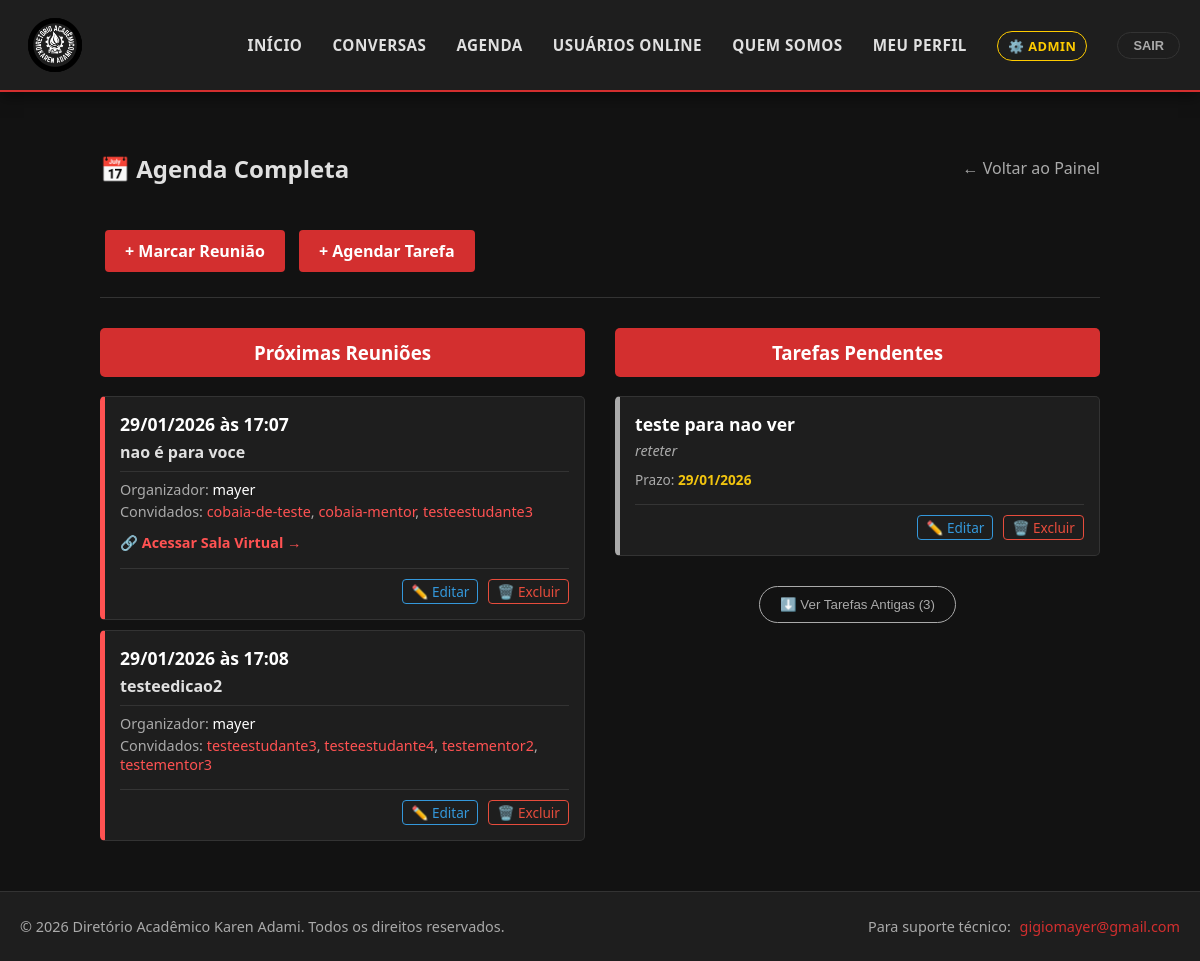
The page /calendario/ (signed in) on the database its author committed.
### core/models.py (models this page shows, shortened)
class Reuniao(models.Model):
    solicitante = models.ForeignKey(User, on_delete=models.CASCADE, related_name='reunioes_solicitadas')
    convidados = models.ManyToManyField(User, related_name='reunioes_convidadas')
    titulo = models.CharField(max_length=200)
    data_inicio = models.DateTimeField()
    link_externo = models.URLField(blank=True, null=True)

class Tarefa(models.Model):
    usuario = models.ForeignKey(User, on_delete=models.CASCADE)
    titulo = models.CharField(max_length=200)
    informacoes = models.TextField(blank=True, null=True)
    data_prazo = models.DateField()
    concluida = models.BooleanField(default=False)
    criador = models.ForeignKey(User, on_delete=models.CASCADE, related_name='tarefas')

### core/views.py (the view)
# urls.py: path('calendario/', views.calendario, name='calendario'),
@login_required
def calendario(request):
    agora = timezone.now()
    hoje = agora.date()
    reunioes = Reuniao.objects.filter(
        Q(solicitante=request.user) | Q(convidados=request.user),
        data_inicio__gte=agora
    ).distinct().order_by('data_inicio')
    todas_minhas_tarefas = Tarefa.objects.filter(
        Q(usuario=request.user) | Q(criador=request.user)
    ).distinct()
    tarefas = todas_minhas_tarefas.filter(data_prazo__gte=hoje).order_by('data_prazo')
    tarefas_antigas = todas_minhas_tarefas.filter(data_prazo__lt=hoje).order_by('-data_prazo')
    context = {
        'reunioes': reunioes,
        'tarefas': tarefas,
        'tarefas_antigas': tarefas_antigas,
    }
    return render(request, 'calendario.html', context)

### templates/calendario.html (shortened to what this page needs)
{% extends 'base.html' %}
{% block content %}
<div style="max-width: 1000px; margin: 0 auto; text-align: left;">
    <div style="display: flex; justify-content: space-between; align-items: center; margin-bottom: 20px;">
        <h2>📅 Agenda Completa</h2>
        <a href="{% url 'dashboard' %}" style="color: var(--text-muted);">← Voltar ao Painel</a>
    </div>
    <div style="margin-bottom: 30px; padding-bottom: 20px; border-bottom: 1px solid var(--border);">
        {% if user.perfil.tipo == 'Mentor' or user.is_superuser %}
            <a href="{% url 'nova_reuniao' %}" class="btn">+ Marcar Reunião</a>
        {% else %}
            <a href="#" onclick="avisoApenasMentores(event)" class="btn btn-bloqueado">+ Marcar Reunião</a>
        {% endif %}
        <a href="{% url 'nova_tarefa' %}" class="btn">+ Agendar Tarefa</a>
    </div>
    <div style="display: grid; grid-template-columns: 1fr 1fr; gap: 30px;">
        <div>
            <h3 style="background: var(--primary); color: white; padding: 12px; border-radius: 5px; margin-top: 0; text-align: center;">
                Próximas Reuniões
            </h3>
            {% for r in reunioes %}
                <div style="background: var(--card-bg); border: 1px solid var(--border); padding: 15px; margin-bottom: 10px; border-radius: 5px; border-left: 5px solid var(--accent); position: relative;">
                    <strong style="color: white; font-size: 1.1em;">{{ r.data_inicio|date:"d/m/Y" }} às {{ r.data_inicio|date:"H:i" }}</strong>
                    <p style="margin: 5px 0; color: var(--text-main); font-weight: bold;">{{ r.titulo }}</p>
                    <div style="font-size: 0.9em; margin-top: 8px; color: var(--text-muted); border-top: 1px solid #333; padding-top: 8px;">
                        <div>
                            Organizador: <span style="color: white;">{{ r.solicitante.username }}</span>
                        </div>
                        <div style="margin-top: 3px;">
                            Convidados:
                            {% for c in r.convidados.all %}
                                <span style="color: var(--accent);">{{ c.username }}</span>{% if not forloop.last %}, {% endif %}
                            {% empty %}
                                Ninguém
                            {% endfor %}
                        </div>
                    </div>
                    {% if r.link_externo %}
                        <div style="margin-top: 10px;">
                            <a href="{{ r.link_externo }}" target="_blank" style="font-size: 0.9em; color: var(--accent); font-weight: bold; display: inline-block;">
                                🔗 Acessar Sala Virtual →
                            </a>
                        </div>
                    {% endif %}
                    {% if r.solicitante == request.user %}
                        <div style="margin-top: 15px; padding-top: 10px; border-top: 1px solid rgba(255,255,255,0.1); display: flex; gap: 10px; justify-content: flex-end;">
                            <a href="{% url 'editar_reuniao' r.id %}" style="font-size: 0.85em; color: #3498db; text-decoration: none; border: 1px solid #3498db; padding: 2px 8px; border-radius: 4px;">✏️ Editar</a>
                            <a href="{% url 'excluir_reuniao' r.id %}" onclick="return confirm('Tem certeza que deseja cancelar esta reunião?')" style="font-size: 0.85em; color: #e74c3c; text-decoration: none; border: 1px solid #e74c3c; padding: 2px 8px; border-radius: 4px;">🗑️ Excluir</a>
                        </div>
                    {% endif %}
                </div>
            {% empty %}
                <p style="color: var(--text-muted); text-align: center; padding: 20px; border: 1px dashed var(--border); border-radius: 5px;">Nenhuma reunião futura agendada.</p>
            {% endfor %}
        </div>
        <div>
            <h3 style="background: var(--primary); color: white; padding: 12px; border-radius: 5px; margin-top: 0; text-align: center;">
                Tarefas Pendentes
            </h3>
            {% for t in tarefas %}
                <div style="background: var(--card-bg); border: 1px solid var(--border); padding: 15px; margin-bottom: 10px; border-radius: 5px; border-left: 5px solid var(--text-muted);">
                    <strong style="color: white; font-size: 1.1em;">{{ t.titulo }}</strong>
                    {% if t.informacoes %}
                        <p style="margin: 5px 0; color: var(--text-muted); font-size: 0.9em; font-style: italic;">{{ t.informacoes }}</p>
                    {% endif %}
                    <div style="margin-top: 10px; font-size: 0.85em; color: var(--text-muted);">
                        Prazo: <span style="color: #f1c40f; font-weight: bold;">{{ t.data_prazo|date:"d/m/Y" }}</span>
                    </div>
                    {% if t.criador == request.user %}
                        <div style="margin-top: 15px; padding-top: 10px; border-top: 1px solid rgba(255,255,255,0.1); display: flex; gap: 10px; justify-content: flex-end;">
                            <a href="{% url 'editar_tarefa' t.id %}" style="font-size: 0.85em; color: #3498db; text-decoration: none; border: 1px solid #3498db; padding: 2px 8px; border-radius: 4px;">✏️ Editar</a>
                            <a href="{% url 'excluir_tarefa' t.id %}" onclick="return confirm('Tem certeza que deseja excluir esta tarefa?')" style="font-size: 0.85em; color: #e74c3c; text-decoration: none; border: 1px solid #e74c3c; padding: 2px 8px; border-radius: 4px;">🗑️ Excluir</a>
                        </div>
                    {% endif %}
                </div>
            {% empty %}
                <p style="color: var(--text-muted); text-align: center; padding: 20px; border: 1px dashed var(--border); border-radius: 5px;">Nenhuma tarefa pendente.</p>
            {% endfor %}
            {% if tarefas_antigas %}
                <div style="margin-top: 30px; text-align: center;">
                    <button onclick="toggleTarefasAntigas()" id="btnTarefasAntigas" style="background: transparent; border: 1px solid var(--text-muted); color: var(--text-muted); padding: 10px 20px; cursor: pointer; border-radius: 20px; transition: 0.3s;">
                        ⬇️ Ver Tarefas Antigas ({{ tarefas_antigas.count }})
                    </button>
                </div>
            {% endif %}
        </div>
    </div>
</div>
{% endblock %}

### static/css/style.css (style rules this page uses)
body, html { overflow-x: hidden; margin: 0; padding: 0; }

### templates/base.html (style rules this page uses)
:root { --bg-color: #121212; --card-bg: #1e1e1e; --text-main: #e0e0e0; --text-muted: #aaaaaa; --primary: #d32f2f; --primary-hover: #b71c1c; --accent: #ff5252; --border: #333333; }
body { font-family: 'Segoe UI', Tahoma, Geneva, Verdana, sans-serif; background-color: var(--bg-color); color: var(--text-main); margin: 0; padding: 0; display: flex; flex-direction: column; min-height: 100vh; }
a { color: var(--accent); text-decoration: none; }
.btn { display: inline-block; padding: 10px 20px; background-color: var(--primary); color: white !important; text-decoration: none; border-radius: 4px; border: none; cursor: pointer; font-weight: bold; margin: 5px; }

### rows shown on the page
Reuniao: data_inicio "29/01/2026", data_inicio "17:07", titulo "nao é para voce", solicitante.username "mayer", shows "✏️ Editar"
Reuniao: data_inicio "29/01/2026", data_inicio "17:08", titulo "testeedicao2", solicitante.username "mayer", shows "✏️ Editar"
Tarefa: titulo "teste para nao ver", informacoes "reteter", data_prazo "29/01/2026", shows "✏️ Editar"

### other values the page prints
{{ c.username }} "cobaia-de-teste"
{{ c.username }} "cobaia-mentor"
{{ c.username }} "testeestudante3"
{{ c.username }} "testeestudante4"
{{ c.username }} "testementor2"
{{ c.username }} "testementor3"
{{ tarefas_antigas.count }} "3"
